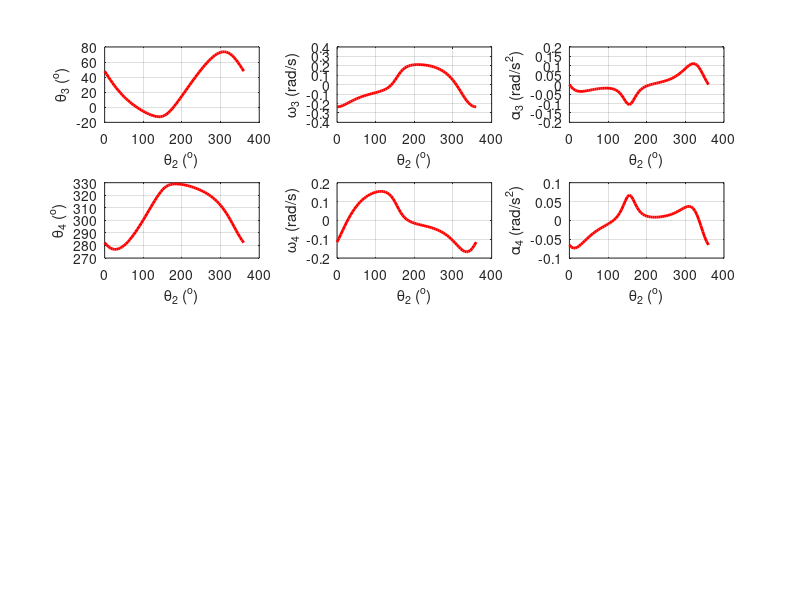

Source code (MATLAB):
% Four Bar Mechanism

% Velocity and Acceleration Extraction (Symbolically)

%syms th2(t) th3(t) th4(t) l2 l3 l4 lde lae 
%f1=l2*cos(th2)+l3*cos(th3)+l4*cos(th4)-lde==0;
%f2=l2*sin(th2)+l3*sin(th3)+l4*sin(th4)+lae==0;
%fv1=diff2(f1,t);
%fv2=diff2(f2,t);
%fa1=diff2(diff2(f1,t),t);
%fa2=diff2(diff2(f2,t),t);

% Define physical parameters of the mechanism
L2 = 0.3;  % m, length of arm 2
L3 = 0.45; % m, length of arm 3
L4 = 0.7;  % m, length of arm 4
LDE = 0.75; % m
LAE = 0.35; % m

% Define simulation parameters
Nmax = 100; % Maximum number of iterations
x = [20*pi/180, 320*pi/180]; % Adjusted initial guess for th3, th4 (in radians)
xe = 0.0001 * abs(x); % Slightly relaxed error tolerance
dth = 5 * pi / 180; % Step size for th2
th2 = 0:dth:2*pi; % Range of th2 (in radians)
w2 = -0.2944 * ones(size(th2)); % Constant angular velocity w2
acc2 = zeros(size(th2)); % Constant angular acceleration acc2

% Preallocate arrays for results
th3 = zeros(size(th2));
th4 = zeros(size(th2));
w3 = zeros(size(th2));
w4 = zeros(size(th2));
acc3 = zeros(size(th2));
acc4 = zeros(size(th2));

% Main loop for each th2 value
for k = 1:length(th2)
    x_temp = x; % Temporary variable for the current iteration
    kerr = 1; % Flag for convergence

    % Iterative solver for position analysis
    for n = 1:Nmax
        th3_temp = x_temp(1);
        th4_temp = x_temp(2);
        J = [-L3*sin(th3_temp), -L4*sin(th4_temp); L3*cos(th3_temp), L4*cos(th4_temp)];
        
        % Check for singularity in Jacobian
        if cond(J) > 1e10
            disp(['Warning: Jacobian is near singular at th2 index: ', num2str(k)]);
            break;
        end

        f = [-(L2*cos(th2(k)) + L3*cos(th3_temp) + L4*cos(th4_temp) - LDE); ...
             -(L2*sin(th2(k)) + L3*sin(th3_temp) + L4*sin(th4_temp) + LAE)];
        eps = J\f; % More efficient than inv(J)*f
        x_temp = x_temp + eps';
        if all(abs(eps) < xe)
            kerr = 0;
            break;
        end
    end

    if kerr == 1
        disp(['Error: Solution did not converge at th2 index: ', num2str(k), ' (th2 = ', num2str(th2(k) * 180/pi), ' degrees)']);
    else
        th3(k) = x_temp(1);
        th4(k) = x_temp(2);

        % Velocity analysis
        fv = [-L2*sin(th2(k))*w2(k); L2*cos(th2(k))*w2(k)];
        vel = J\fv;
        w3(k) = vel(1);
        w4(k) = vel(2);

        % Acceleration analysis
        fa = [-L2*cos(th2(k))*(w2(k))^2 - L3*cos(th3(k))*(w3(k))^2 - L4*cos(th4(k))*(w4(k))^2 - L2*sin(th2(k))*acc2(k); ...
              L2*cos(th2(k))*acc2(k) - L3*sin(th3(k))*(w3(k))^2 - L4*sin(th4(k))*(w4(k))^2 - L2*sin(th2(k))*(w2(k))^2];
        acc = J\fa;
        acc3(k) = acc(1);
        acc4(k) = acc(2);
    end
end

% Convert angles to degrees for plotting
th2d = th2 * 180/pi;
th3d = th3 * 180/pi;
th4d = th4 * 180/pi;

% Plotting results
figure(1);
subplot(4,3,1), plot(th2d, th3d, 'r', 'LineWidth', 2), xlabel('\theta_2 (^o)'), ylabel('\theta_3 (^o)'), grid on;
subplot(4,3,2), plot(th2d, w3, 'r', 'LineWidth', 2), xlabel('\theta_2 (^o)'), ylabel('\omega_3 (rad/s)'), grid on;
subplot(4,3,3), plot(th2d, acc3, 'r', 'LineWidth', 2), xlabel('\theta_2 (^o)'), ylabel('\alpha_3 (rad/s^2)'), grid on;
subplot(4,3,4), plot(th2d, th4d, 'r', 'LineWidth', 2), xlabel('\theta_2 (^o)'), ylabel('\theta_4 (^o)'), grid on;
subplot(4,3,5), plot(th2d, w4, 'r', 'LineWidth', 2), xlabel('\theta_2 (^o)'), ylabel('\omega_4 (rad/s)'), grid on;
subplot(4,3,6), plot(th2d, acc4, 'r', 'LineWidth', 2), xlabel('\theta_2 (^o)'), ylabel('\alpha_4 (rad/s^2)'), grid on;